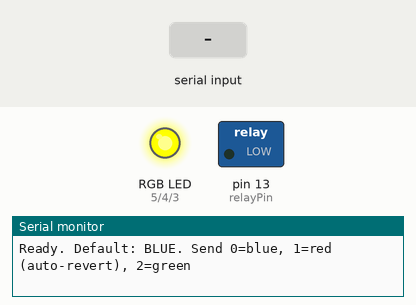
The sketch below on a simulated Arduino Uno, built with avr-gcc and run on an emulated ATmega328P. Parts: switched loads named in the sketch (green lamp = pin HIGH), an RGB LED mixed from three pins (HIGH = lit), the last lines printed to the serial monitor. The inputs (shaded band) are chosen by the test bench.

Above: at 1.2 s.
1.3 s: "1" received over Serial
At 2.4 s:
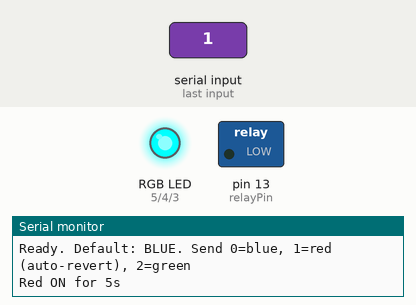
Timing chart, 0 to 7.8 s (numbered marks = the images above; inputs shaded):
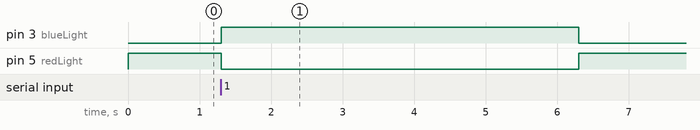

The sketch:

checkin-system.ino
```cpp
// Define the pins for the LED cathodes (common-anode RGB LED)
const int blueLight = 3;
const int greenLight = 4;
const int redLight = 5;
const int relayPin = 13;

void setup() {
  // Configure pins as outputs
  pinMode(redLight, OUTPUT);
  pinMode(greenLight, OUTPUT);
  pinMode(blueLight, OUTPUT);
  pinMode(relayPin, OUTPUT);

  // Initialize serial at 9600 bps
  Serial.begin(9600);
  Serial.println("Ready. Default: BLUE. Send 0=blue, 1=red (auto-revert), 2=green");

  // Default to blue on startup
  setBlue();
}

void loop() {
  if (Serial.available() > 0) {
    char cmd = Serial.read();
    switch (cmd) {
      case '0':  // Blue
        setBlue();
        setLock();
        Serial.println("Blue ON");
        break;

      case '1':  // Red for 5s, then back to blue
        setRed();
        setLock();
        Serial.println("Red ON for 5s");
        delay(5000);
        setBlue();
        Serial.println("Red timeout → Blue ON");
        break;

      case '2':  // Green
        setGreen();
        setUnlock();
        Serial.println("Green ON");
        break;

      default:
        // ignore unknown commands
        break;
    }
  }
}

// Helper functions to light one color (others OFF)
void setRed() {
  digitalWrite(redLight, LOW);
  digitalWrite(greenLight, HIGH);
  digitalWrite(blueLight, HIGH);
}

void setGreen() {
  digitalWrite(redLight, HIGH);
  digitalWrite(greenLight, LOW);
  digitalWrite(blueLight, HIGH);
}

void setBlue() {
  digitalWrite(redLight, HIGH);
  digitalWrite(greenLight, HIGH);
  digitalWrite(blueLight, LOW);
  setLock();
}

void setUnlock() {
  digitalWrite(relayPin, HIGH);
}

void setLock() {
  digitalWrite(relayPin, LOW);
}
```

Measured:
- after the input at 1.3 s, pin 3 (blueLight): LOW → HIGH at once, → LOW 5.0 s later; pin 5 (redLight): HIGH → LOW at once, → HIGH 5.0 s later
